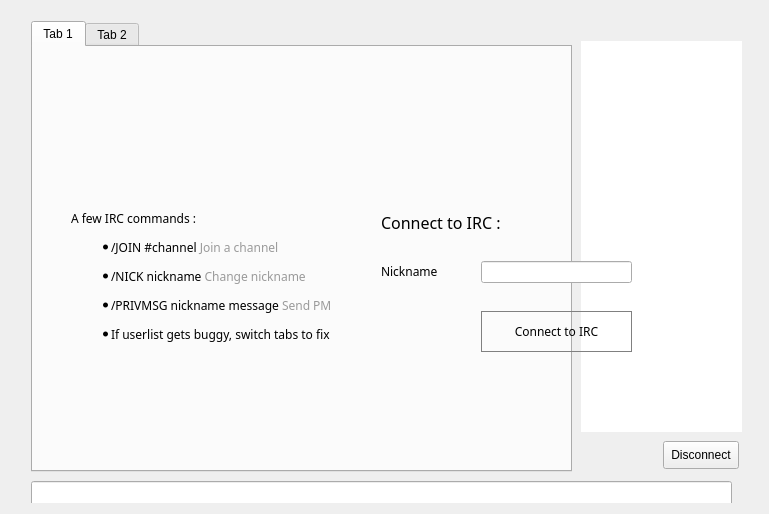
<?xml version="1.0" encoding="UTF-8"?>
<ui version="4.0">
 <class>ChatWindowClass</class>
 <widget class="QWidget" name="ChatWindowClass">
  <property name="geometry">
   <rect>
    <x>0</x>
    <y>0</y>
    <width>769</width>
    <height>514</height>
   </rect>
  </property>
  <layout class="QGridLayout" name="gridLayout">
   <item row="0" column="0">
    <widget class="QWidget" name="widget_2" native="true">
     <widget class="QWidget" name="splitter" native="true">
      <property name="enabled">
       <bool>true</bool>
      </property>
      <property name="geometry">
       <rect>
        <x>10</x>
        <y>10</y>
        <width>721</width>
        <height>501</height>
       </rect>
      </property>
      <property name="styleSheet">
       <string notr="true"/>
      </property>
      <widget class="QTabWidget" name="tab">
       <property name="geometry">
        <rect>
         <x>10</x>
         <y>0</y>
         <width>541</width>
         <height>451</height>
        </rect>
       </property>
       <property name="styleSheet">
        <string notr="true"/>
       </property>
       <property name="tabShape">
        <enum>QTabWidget::Rounded</enum>
       </property>
       <property name="currentIndex">
        <number>0</number>
       </property>
       <property name="tabsClosable">
        <bool>false</bool>
       </property>
       <widget class="QWidget" name="widget_4">
        <attribute name="title">
         <string>Tab 1</string>
        </attribute>
       </widget>
       <widget class="QWidget" name="tab_5">
        <attribute name="title">
         <string>Tab 2</string>
        </attribute>
       </widget>
      </widget>
      <widget class="QLineEdit" name="lineEdit">
       <property name="geometry">
        <rect>
         <x>10</x>
         <y>460</y>
         <width>701</width>
         <height>30</height>
        </rect>
       </property>
       <property name="sizePolicy">
        <sizepolicy hsizetype="Fixed" vsizetype="Fixed">
         <horstretch>0</horstretch>
         <verstretch>0</verstretch>
        </sizepolicy>
       </property>
       <property name="maximumSize">
        <size>
         <width>16777215</width>
         <height>30</height>
        </size>
       </property>
      </widget>
      <widget class="QListView" name="userView">
       <property name="geometry">
        <rect>
         <x>560</x>
         <y>20</y>
         <width>161</width>
         <height>391</height>
        </rect>
       </property>
       <property name="minimumSize">
        <size>
         <width>0</width>
         <height>300</height>
        </size>
       </property>
       <property name="styleSheet">
        <string notr="true">border-radius:10px;</string>
       </property>
      </widget>
      <widget class="QPushButton" name="disconnect">
       <property name="geometry">
        <rect>
         <x>642</x>
         <y>420</y>
         <width>76</width>
         <height>28</height>
        </rect>
       </property>
       <property name="text">
        <string>Disconnect</string>
       </property>
      </widget>
     </widget>
     <widget class="QWidget" name="hide3" native="true">
      <property name="geometry">
       <rect>
        <x>0</x>
        <y>0</y>
        <width>741</width>
        <height>511</height>
       </rect>
      </property>
      <property name="styleSheet">
       <string notr="true">font-family:Proxima Nova Rg;</string>
      </property>
      <widget class="QWidget" name="layoutWidget">
       <property name="geometry">
        <rect>
         <x>10</x>
         <y>6</y>
         <width>731</width>
         <height>41</height>
        </rect>
       </property>
       <layout class="QHBoxLayout" name="hide1">
        <property name="spacing">
         <number>7</number>
        </property>
       </layout>
      </widget>
      <widget class="QLabel" name="label_2">
       <property name="geometry">
        <rect>
         <x>60</x>
         <y>160</y>
         <width>340</width>
         <height>211</height>
        </rect>
       </property>
       <property name="text">
        <string>&lt;html&gt;&lt;head/&gt;&lt;body&gt;&lt;p&gt;A few IRC commands :&lt;/p&gt;&lt;ul style=&quot;margin-top: 0px; margin-bottom: 0px; margin-left: 0px; margin-right: 0px; -qt-list-indent: 1;&quot;&gt;&lt;li style=&quot; margin-top:12px; margin-bottom:12px; margin-left:0px; margin-right:0px; -qt-block-indent:0; text-indent:0px;&quot;&gt;/JOIN #channel &lt;span style=&quot; color:#9a9a9a;&quot;&gt;Join a channel&lt;/span&gt;&lt;/li&gt;&lt;li style=&quot; margin-top:12px; margin-bottom:12px; margin-left:0px; margin-right:0px; -qt-block-indent:0; text-indent:0px;&quot;&gt;/NICK nickname &lt;span style=&quot; color:#9a9a9a;&quot;&gt;Change nickname&lt;/span&gt;&lt;/li&gt;&lt;li style=&quot; margin-top:12px; margin-bottom:12px; margin-left:0px; margin-right:0px; -qt-block-indent:0; text-indent:0px;&quot;&gt;/PRIVMSG nickname message &lt;span style=&quot; color:#9a9a9a;&quot;&gt;Send PM &lt;/span&gt;&lt;/li&gt;&lt;li style=&quot; margin-top:0px; margin-bottom:0px; margin-left:0px; margin-right:0px; -qt-block-indent:0; text-indent:0px;&quot;&gt;If userlist gets buggy, switch tabs to fix&lt;/li&gt;&lt;/ul&gt;&lt;/body&gt;&lt;/html&gt;</string>
       </property>
      </widget>
      <widget class="QLineEdit" name="editPseudo">
       <property name="geometry">
        <rect>
         <x>470</x>
         <y>250</y>
         <width>151</width>
         <height>22</height>
        </rect>
       </property>
       <property name="text">
        <string/>
       </property>
      </widget>
      <widget class="QLabel" name="label_5">
       <property name="geometry">
        <rect>
         <x>370</x>
         <y>250</y>
         <width>68</width>
         <height>21</height>
        </rect>
       </property>
       <property name="text">
        <string>Nickname</string>
       </property>
      </widget>
      <widget class="QPushButton" name="buttonConnect">
       <property name="geometry">
        <rect>
         <x>470</x>
         <y>300</y>
         <width>151</width>
         <height>41</height>
        </rect>
       </property>
       <property name="styleSheet">
        <string notr="true">border-radius:40px;border:1px solid grey</string>
       </property>
       <property name="text">
        <string>Connect to IRC</string>
       </property>
      </widget>
      <widget class="QLabel" name="label_10">
       <property name="geometry">
        <rect>
         <x>370</x>
         <y>200</y>
         <width>170</width>
         <height>21</height>
        </rect>
       </property>
       <property name="text">
        <string>&lt;html&gt;&lt;head/&gt;&lt;body&gt;&lt;p&gt;&lt;span style=&quot; font-size:12pt;&quot;&gt;Connect to IRC :&lt;/span&gt;&lt;/p&gt;&lt;/body&gt;&lt;/html&gt;</string>
       </property>
      </widget>
     </widget>
    </widget>
   </item>
  </layout>
  <action name="actionQuit">
   <property name="text">
    <string>Quitter</string>
   </property>
   <property name="shortcut">
    <string>Ctrl+Q</string>
   </property>
  </action>
  <action name="actionCloseTab">
   <property name="text">
    <string>Fermer l'onglet</string>
   </property>
  </action>
 </widget>
 <layoutdefault spacing="6" margin="11"/>
 <resources/>
 <connections/>
</ui>
